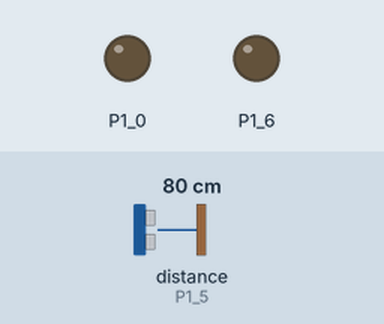
Recording of a sketch running on a simulated TI MSP430 LaunchPad. Parts: output pins drawn as LEDs (lit = HIGH). Wiring (inferred from the names in the program): ultrasonic range finder: trigger P1_4; echo P1_5. The test bench sets the inputs (shaded band); at power-on: distance to the obstacle (sensor on P1_5) 80 cm. The echo pulse lasts 58.3 µs per cm; pins used as bus, display or sensor lines are not drawn; what the sketch prints to the serial monitor is not drawn.

Above: at 8.1 s.
8.2 s: distance to the obstacle (sensor on P1_5) set to 2 cm
At 13.38 s:
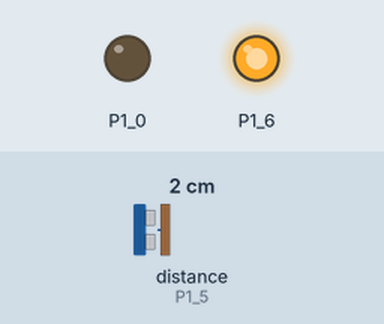
15.9 s: distance to the obstacle (sensor on P1_5) set to 9 cm
Timing chart, 0 to 29.6 s (numbered marks = the images above; inputs shaded):
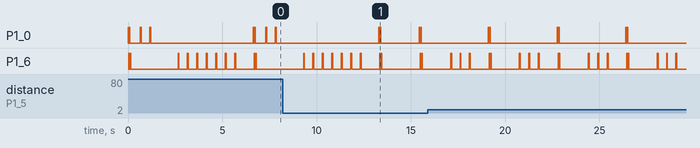

The sketch:

v0.ino
```cpp
const int pingPin = P1_4;
const int pingReceive = P1_5;

void setup() {

  Serial.begin(9600);
  pinMode(RED_LED, OUTPUT);
  pinMode(GREEN_LED, OUTPUT);
  digitalWrite(RED_LED, LOW);
  digitalWrite(GREEN_LED, LOW);
}

void blink_int(long i, int led)
{
  while(i > 0){
    if(i < 1)
      return;
    digitalWrite(led, HIGH);
    delay(50);
    digitalWrite(led, LOW);
    delay(450);
    i--;
  }
  delay(500);
}

// blinkenlights to signal beginning of loop
void reset()
{
  int interval = 25;
  for(int i = 1; i < 3 ; i++){
    digitalWrite(RED_LED, HIGH);
    delay(interval);
    digitalWrite(RED_LED, LOW);
    delay(interval);
    digitalWrite(GREEN_LED, HIGH);
    delay(interval);
    digitalWrite(GREEN_LED, LOW);
  }
  delay(500);
}

long microsecondsToInches(long microseconds)
{
  // 73.746 microseconds per inch
  // add compile time option for altitude and temp?
  return microseconds / 74 / 2;
}

void loop()
{
  reset();
  long duration, inches, inchesMeasured, feetMeasured, i;
  long feet = 0;
  // The PING))) is triggered by a HIGH pulse of 2 or more microseconds.
  // Give a short LOW pulse beforehand to ensure a clean HIGH pulse:
  pinMode(pingPin, OUTPUT);
  digitalWrite(pingPin, LOW);
  delayMicroseconds(2);
  digitalWrite(pingPin, HIGH);
  delayMicroseconds(5);
  digitalWrite(pingPin, LOW);

  // The same pin is used to read the signal from the PING))): a HIGH
  // pulse whose duration is the time (in microseconds) from the sending
  // of the ping to the reception of its echo off of an object.
  pinMode(pingReceive, INPUT);
  duration = pulseIn(pingReceive, HIGH);

  inches = microsecondsToInches(duration);

  while(inches >= 12){
    feet++;
    inches -= 12;
  }

  Serial.print(feet);
  Serial.print(" feet ");
  Serial.print(inches);
  Serial.print(" inches");
  Serial.println();
  blink_int(feet, RED_LED);
  delay(500);
  blink_int(inches, GREEN_LED);

}
```

Measured:
- by itself, P1_0: repeats every 3.7 s: LOW 0.05 s, HIGH 0.03 s, LOW 3.6 s, HIGH 0.03 s
- by itself, P1_6: repeats every 3.7 s: 2 × (LOW 0.45 s, HIGH 0.05 s), LOW 1.0 s, HIGH 0.03 s, LOW 0.05 s, HIGH 0.03 s, LOW 1.5 s, HIGH 0.05 s
